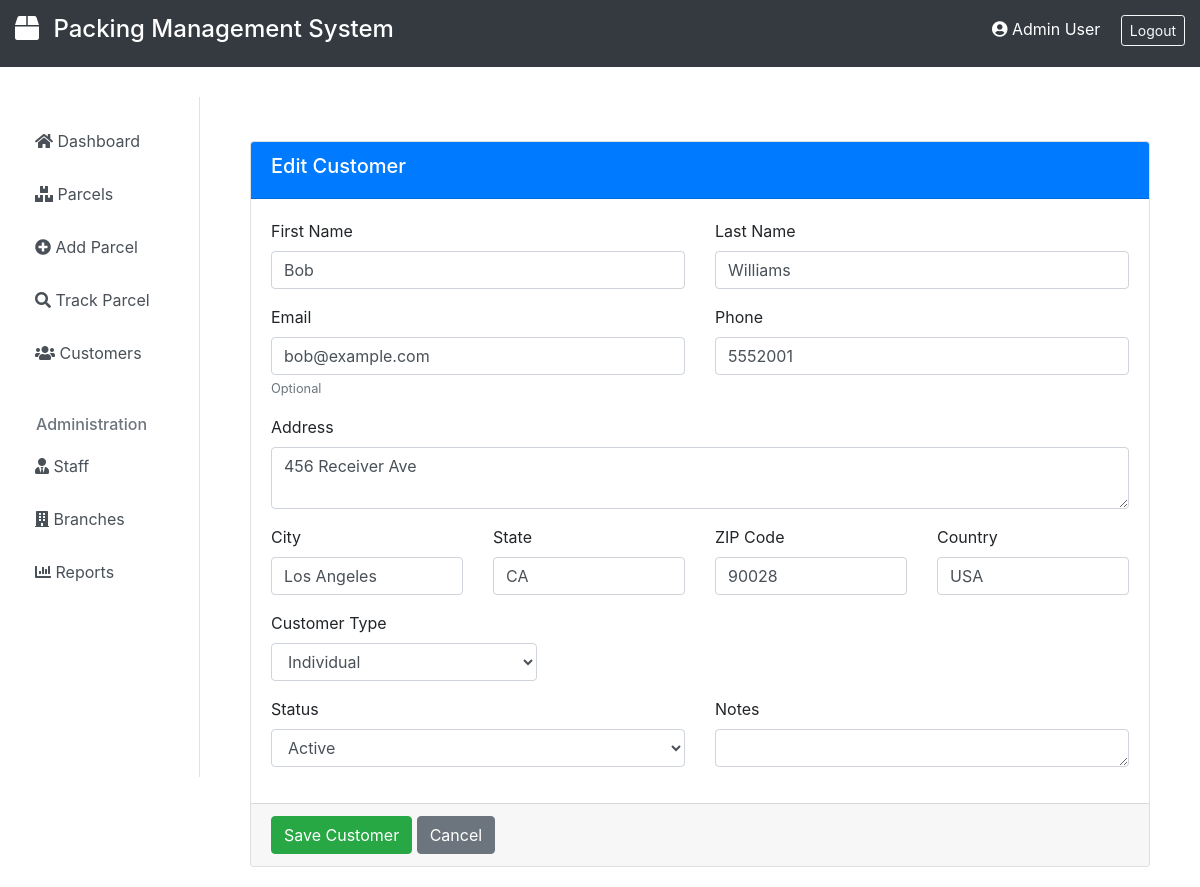
The page /?page=edit_customer&id=2 (signed in) on the database its author committed.
### tables this page shows
CREATE TABLE customers (
    id INT PRIMARY KEY AUTO_INCREMENT,
    customer_code VARCHAR(50) UNIQUE NOT NULL,
    firstname VARCHAR(100) NOT NULL,
    lastname VARCHAR(100) NOT NULL,
    email VARCHAR(100) UNIQUE,
    phone VARCHAR(20) NOT NULL,
    address TEXT NOT NULL,
    city VARCHAR(100),
    state VARCHAR(100),
    zip_code VARCHAR(20),
    country VARCHAR(100) DEFAULT 'USA',
    customer_type ENUM('individual', 'business') DEFAULT 'individual',
    company_name VARCHAR(200),
    tax_id VARCHAR(50),
    notes TEXT,
    total_parcels INT DEFAULT 0,
    total_spent DECIMAL(10,2) DEFAULT 0,
    status TINYINT DEFAULT 1,
    date_created DATETIME DEFAULT CURRENT_TIMESTAMP,
    created_by INT,
    FOREIGN KEY (created_by) REFERENCES users(id) ON DELETE SET NULL
);

### manage_customer.php (the view, shortened to what this page needs)
<?php
require_once 'db_connect.php';
$id = isset($_GET['id']) ? $_GET['id'] : '';
$firstname = $lastname = $email = $phone = $address = $city = $state = $zip_code = $country = '';
$customer_type = 'individual';
$company_name = $tax_id = $notes = '';
$status = 1;
if(!empty($id)) {
    $qry = $conn->query("SELECT * FROM customers WHERE id = $id");
    if($qry->num_rows > 0) {
        $row = $qry->fetch_assoc();
        $firstname = $row['firstname'];
        $lastname = $row['lastname'];
        $email = $row['email'];
        $phone = $row['phone'];
        $address = $row['address'];
        $city = $row['city'];
        $state = $row['state'];
        $zip_code = $row['zip_code'];
        $country = $row['country'];
        $customer_type = $row['customer_type'];
        $notes = $row['notes'];
        $status = $row['status'];
    }
}
?>
<!DOCTYPE html>
<html>
<head>
    <link rel="stylesheet" href="https://cdn.jsdelivr.net/npm/bootstrap@4.5.2/dist/css/bootstrap.min.css">
</head>
<body>
<div class="container mt-4">
    <div class="card">
        <div class="card-header bg-primary text-white">
            <h5><?php echo empty($id) ? 'Add New Customer' : 'Edit Customer'; ?></h5>
        </div>
        <div class="card-body">
            <form id="customerForm">
                <div class="row">
                    <div class="col-md-6">
                        <div class="form-group">
                            <label>First Name</label>
                            <input type="text" name="firstname" class="form-control"
                                   value="<?php echo $firstname; ?>" required>
                        </div>
                    </div>
                    <div class="col-md-6">
                        <div class="form-group">
                            <label>Last Name</label>
                            <input type="text" name="lastname" class="form-control"
                                   value="<?php echo $lastname; ?>" required>
                        </div>
                    </div>
                </div>
                <div class="row">
                    <div class="col-md-6">
                        <div class="form-group">
                            <label>Email</label>
                            <input type="email" name="email" class="form-control"
                                   value="<?php echo $email; ?>">
                            <small class="text-muted">Optional</small>
                        </div>
                    </div>
                    <div class="col-md-6">
                        <div class="form-group">
                            <label>Phone</label>
                            <input type="text" name="phone" class="form-control"
                                   value="<?php echo $phone; ?>" required>
                        </div>
                    </div>
                </div>
                <div class="row">
                    <div class="col-md-12">
                        <div class="form-group">
                            <label>Address</label>
                            <textarea name="address" class="form-control" rows="2" required><?php echo $address; ?></textarea>
                        </div>
                    </div>
                </div>
                <div class="row">
                    <div class="col-md-3">
                        <div class="form-group">
                            <label>City</label>
                            <input type="text" name="city" class="form-control" value="<?php echo $city; ?>">
                        </div>
                    </div>
                    <div class="col-md-3">
                        <div class="form-group">
                            <label>State</label>
                            <input type="text" name="state" class="form-control" value="<?php echo $state; ?>">
                        </div>
                    </div>
                    <div class="col-md-3">
                        <div class="form-group">
                            <label>ZIP Code</label>
                            <input type="text" name="zip_code" class="form-control" value="<?php echo $zip_code; ?>">
                        </div>
                    </div>
                    <div class="col-md-3">
                        <div class="form-group">
                            <label>Country</label>
                            <input type="text" name="country" class="form-control" value="<?php echo $country ?: 'USA'; ?>">
                        </div>
                    </div>
                </div>
                <div class="row">
                    <div class="col-md-4">
                        <div class="form-group">
                            <label>Customer Type</label>
                            <select name="customer_type" class="form-control" id="custType">
                                <option value="individual" <?php echo $customer_type == 'individual' ? 'selected' : ''; ?>>Individual</option>
                            </select>
                        </div>
                    </div>
                </div>
                <div class="row">
                    <div class="col-md-6">
                        <div class="form-group">
                            <label>Status</label>
                            <select name="status" class="form-control">
                                <option value="1" <?php echo $status == 1 ? 'selected' : ''; ?>>Active</option>
                            </select>
                        </div>
                    </div>
                    <div class="col-md-6">
                        <div class="form-group">
                            <label>Notes</label>
                            <textarea name="notes" class="form-control" rows="1"><?php echo $notes; ?></textarea>
                        </div>
                    </div>
                </div>
            </form>
        </div>
        <div class="card-footer">
            <button class="btn btn-success" id="saveBtn">Save Customer</button>
            <a href="?page=customer_list" class="btn btn-secondary">Cancel</a>
        </div>
    </div>
</div>
</body>
</html>

### index.php (style rules this page uses)
body { background: #f4f6f9; font-family: 'Segoe UI', sans-serif; }

### rows shown on the page
customers: firstname "Bob", lastname "Williams", email "bob@example.com", phone "5552001", address "456 Receiver Ave", city "Los Angeles", state "CA", zip_code "90028", country "USA", customer_type "Individual", status "Active"

### other values the page prints
$_SESSION['login_name'] "Admin User"
